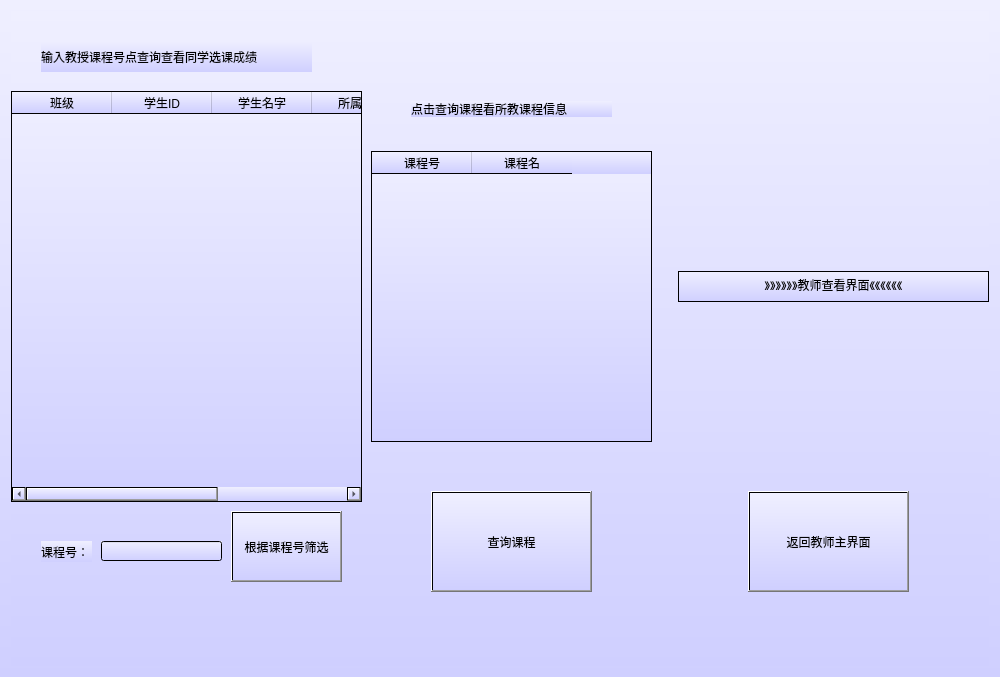
<?xml version="1.0" encoding="UTF-8"?>
<ui version="4.0">
 <class>Tea_Check</class>
 <widget class="QWidget" name="Tea_Check">
  <property name="geometry">
   <rect>
    <x>0</x>
    <y>0</y>
    <width>1000</width>
    <height>677</height>
   </rect>
  </property>
  <property name="windowTitle">
   <string>Form</string>
  </property>
  <property name="styleSheet">
   <string notr="true">background:QLinearGradient(x1:0,y1:0,x2:0,y2:1,stop:0 #efefff,stop:1 #cfcfff);</string>
  </property>
  <widget class="QWidget" name="widget_2" native="true">
   <property name="geometry">
    <rect>
     <x>11</x>
     <y>11</y>
     <width>661</width>
     <height>655</height>
    </rect>
   </property>
   <widget class="QLabel" name="label">
    <property name="geometry">
     <rect>
      <x>30</x>
      <y>30</y>
      <width>271</width>
      <height>31</height>
     </rect>
    </property>
    <property name="text">
     <string>输入教授课程号点查询查看同学选课成绩</string>
    </property>
   </widget>
   <widget class="QTableWidget" name="tableWidget">
    <property name="geometry">
     <rect>
      <x>0</x>
      <y>80</y>
      <width>351</width>
      <height>411</height>
     </rect>
    </property>
    <column>
     <property name="text">
      <string>班级</string>
     </property>
    </column>
    <column>
     <property name="text">
      <string>学生ID</string>
     </property>
    </column>
    <column>
     <property name="text">
      <string>学生名字</string>
     </property>
    </column>
    <column>
     <property name="text">
      <string>所属学院</string>
     </property>
    </column>
    <column>
     <property name="text">
      <string>成绩</string>
     </property>
    </column>
   </widget>
   <widget class="QLabel" name="label_3">
    <property name="geometry">
     <rect>
      <x>30</x>
      <y>530</y>
      <width>51</width>
      <height>21</height>
     </rect>
    </property>
    <property name="text">
     <string>课程号：</string>
    </property>
   </widget>
   <widget class="QLineEdit" name="sectionnumEdit">
    <property name="geometry">
     <rect>
      <x>90</x>
      <y>530</y>
      <width>121</width>
      <height>20</height>
     </rect>
    </property>
   </widget>
   <widget class="QPushButton" name="dressButton">
    <property name="geometry">
     <rect>
      <x>220</x>
      <y>500</y>
      <width>111</width>
      <height>71</height>
     </rect>
    </property>
    <property name="text">
     <string>根据课程号筛选</string>
    </property>
   </widget>
   <widget class="QTableWidget" name="sectiontableWidget">
    <property name="geometry">
     <rect>
      <x>360</x>
      <y>140</y>
      <width>281</width>
      <height>291</height>
     </rect>
    </property>
    <column>
     <property name="text">
      <string>课程号</string>
     </property>
    </column>
    <column>
     <property name="text">
      <string>课程名</string>
     </property>
    </column>
   </widget>
   <widget class="QLabel" name="label_2">
    <property name="geometry">
     <rect>
      <x>400</x>
      <y>90</y>
      <width>201</width>
      <height>16</height>
     </rect>
    </property>
    <property name="text">
     <string>点击查询课程看所教课程信息</string>
    </property>
   </widget>
   <widget class="QPushButton" name="searchButton">
    <property name="geometry">
     <rect>
      <x>420</x>
      <y>480</y>
      <width>161</width>
      <height>101</height>
     </rect>
    </property>
    <property name="text">
     <string>查询课程</string>
    </property>
   </widget>
  </widget>
  <widget class="QWidget" name="widget_3" native="true">
   <property name="geometry">
    <rect>
     <x>668</x>
     <y>11</y>
     <width>321</width>
     <height>655</height>
    </rect>
   </property>
   <widget class="QPushButton" name="returnButton">
    <property name="geometry">
     <rect>
      <x>80</x>
      <y>480</y>
      <width>161</width>
      <height>101</height>
     </rect>
    </property>
    <property name="text">
     <string>返回教师主界面</string>
    </property>
   </widget>
   <widget class="QTextBrowser" name="textBrowser">
    <property name="geometry">
     <rect>
      <x>10</x>
      <y>260</y>
      <width>311</width>
      <height>31</height>
     </rect>
    </property>
    <property name="html">
     <string>&lt;!DOCTYPE HTML PUBLIC &quot;-//W3C//DTD HTML 4.0//EN&quot; &quot;http://www.w3.org/TR/REC-html40/strict.dtd&quot;&gt;
&lt;html&gt;&lt;head&gt;&lt;meta name=&quot;qrichtext&quot; content=&quot;1&quot; /&gt;&lt;style type=&quot;text/css&quot;&gt;
p, li { white-space: pre-wrap; }
&lt;/style&gt;&lt;/head&gt;&lt;body style=&quot; font-family:'SimSun'; font-size:9pt; font-weight:400; font-style:normal;&quot;&gt;
&lt;p align=&quot;center&quot; style=&quot; margin-top:0px; margin-bottom:0px; margin-left:0px; margin-right:0px; -qt-block-indent:0; text-indent:0px;&quot;&gt;》》》》》》教师查看界面《《《《《《&lt;/p&gt;&lt;/body&gt;&lt;/html&gt;</string>
    </property>
   </widget>
  </widget>
 </widget>
 <resources/>
 <connections/>
</ui>
